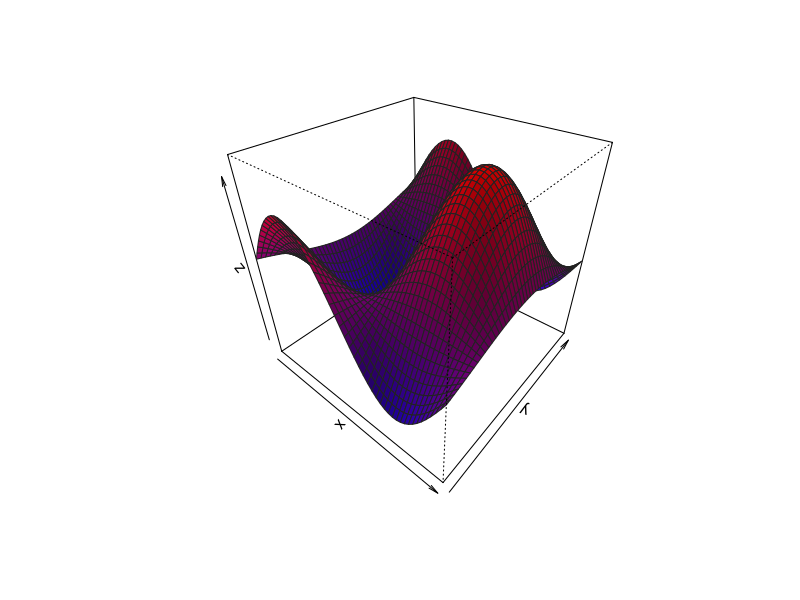

R code for this plot:
x <- y <- seq(-10, 10, length = 50);

z <- outer(x, y,
       function(x,y) {
         0.3*sin(0.3*x) * 0.4*cos(0.23*y)
       });

nofColors <- 100;
colorFunc <- colorRampPalette(c('blue', 'red'));
colors_   <- colorFunc(nofColors); # Use underscore because identifier colors already taken.

#
# Assign value of each facet's center coordinates to z.centerValues.
#
# The minus excludes the respective row and column in the matrix, resulting in a matrix
# that has one row and column less than that of z.
#
z.centerValues <- (
   z[      -1  ,      -1  ] +
   z[      -1  , -ncol(z) ] +
   z[ -nrow(z) ,      -1  ] +
   z[ -nrow(z) , -ncol(z) ]
) / 4;

z.colorBin <- cut(z.centerValues, nofColors);

persp(x, y, z,
   theta  = 40,        # Rotation about z-axis, in degrees
   phi    = 35,        # Rotation about x-axis, in degrees
   expand =  1,        # Shrinking/growing of z values
   border = '#222222',
   col    =  colors_[z.colorBin],
   shade  =  0.2
);
